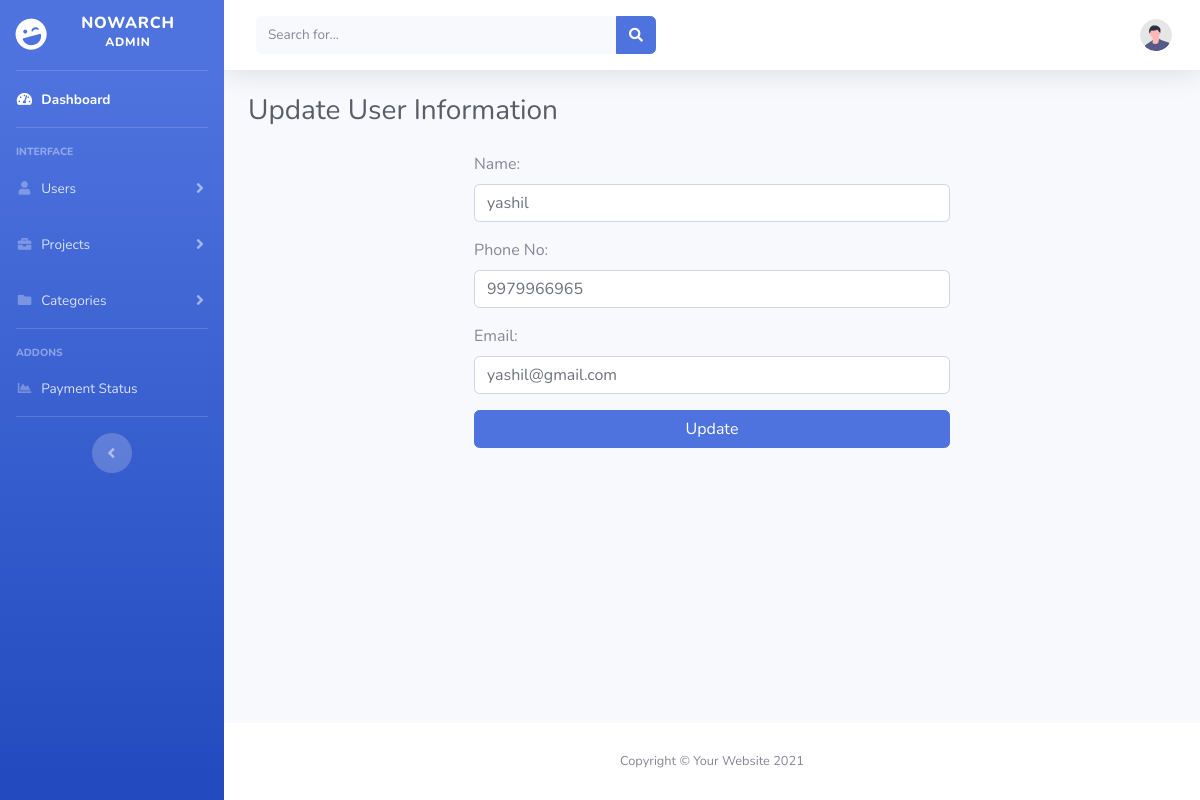
The page /admin/edituser.php?uid=1 on the database its author committed.
### tables this page shows
CREATE TABLE `user` (
  `uid` int(11) NOT NULL,
  `uname` varchar(20) NOT NULL,
  `phno` varchar(10) NOT NULL,
  `email` varchar(50) NOT NULL,
  `password` varchar(50) NOT NULL
);

### admin/edituser.php (the view, shortened to what this page needs)
<?php
include('includes/header.php');
include('includes/navbar.php');
include('includes/menu.php');
        $uid=$_REQUEST['uid'];
        $connection = mysqli_connect("localhost","root","","arch");
		$query = "SELECT * FROM user where uid= '$uid' ";
		$query_run = mysqli_query($connection,$query);
?>
<div class="container-fluid">
                    <h1 class="h3 mb-4 text-gray-800">Update User Information</h1>
                </div>
		<div class="row">
							 <div class="col-lg-6 offset-lg-3" >
								<form name="form"  method="POST"  action="/arch/admin/user_update.php" enctype="multipart/form-data" >
                                <?php
	                                if(mysqli_num_rows($query_run)>0)
										{
									        while($row = mysqli_fetch_assoc($query_run))
												{
													?>
								<div class="form-group">
									<label for="cname">Name:</label>
									<input type="text" name="uname" value="<?php echo $row['uname']?>" class="form-control"  />
								</div>
								<div class="form-group">
									<label for="cname">Phone No:</label>
									<input type="text" name="phno"  value="<?php echo $row['phno']?>" class="form-control"  />
								</div>
								<div class="form-group">
									<label for="cno">Email:</label>
									<input type="text" name="email"  value="<?php echo $row['email']?>" class="form-control"  />
								</div>
								<div class="form-group text-right">
									<input type="submit" name="submit" id="submit" value="Update" class="btn btn-primary btn-block">
								</div>
								<?php
												}
											}
								?>
							</form>
						</div>
						</div>
</div>
<?php
include('includes/footer.php');
include('includes/scripts.php');
?>

### rows shown on the page
user: uname "yashil", phno "9979966965", email "yashil@gmail.com"
